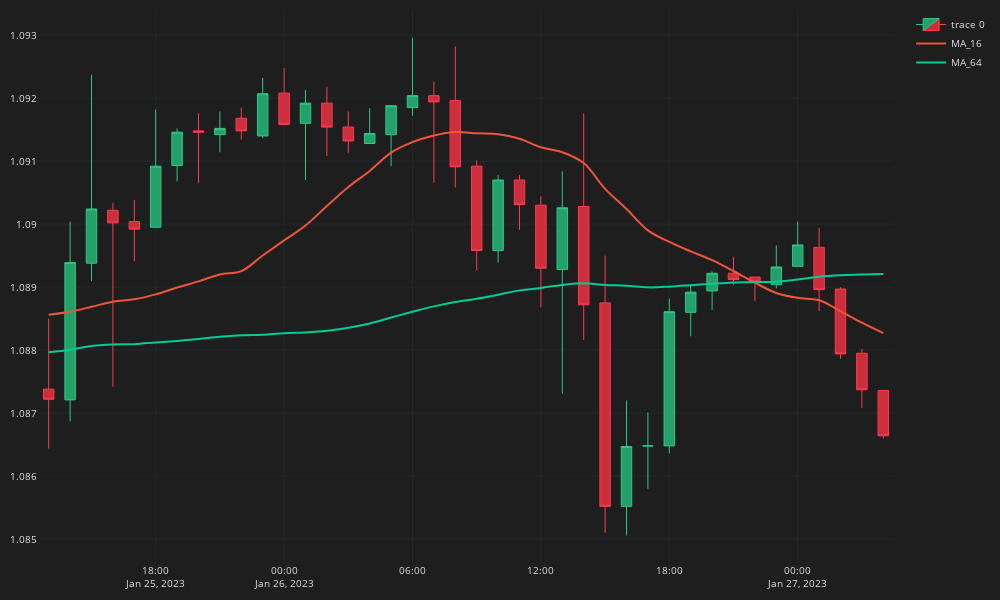

This figure's notebook cell:
### Code cell
fig = go.Figure()
fig.add_trace(go.Candlestick(
    x=df_plot.time, open=df_plot.mid_o, high=df_plot.mid_h, low=df_plot.mid_l, close=df_plot.mid_c,
    line=dict(width=1), opacity=1,
    increasing_fillcolor='#24A06B',
    decreasing_fillcolor="#CC2E3C",
    increasing_line_color='#2EC886',  
    decreasing_line_color='#FF3A4C'
))
for ma in ma_list:
    col = f"MA_{ma}"
    fig.add_trace(go.Scatter(x=df_plot.time, 
        y=df_plot[col],
        line=dict(width=2),
        line_shape='spline',
        name=col
        ))


fig.update_layout(width=1000,height=600,
    margin=dict(l=10,r=10,b=10,t=10),
    font=dict(size=10,color="#e1e1e1"),
    paper_bgcolor="#1e1e1e",
    plot_bgcolor="#1e1e1e")
fig.update_xaxes(
    gridcolor="#1f292f",
    showgrid=True,fixedrange=True,rangeslider=dict(visible=False)
)
fig.update_yaxes(
    gridcolor="#1f292f",
    showgrid=True
)
fig.show()
